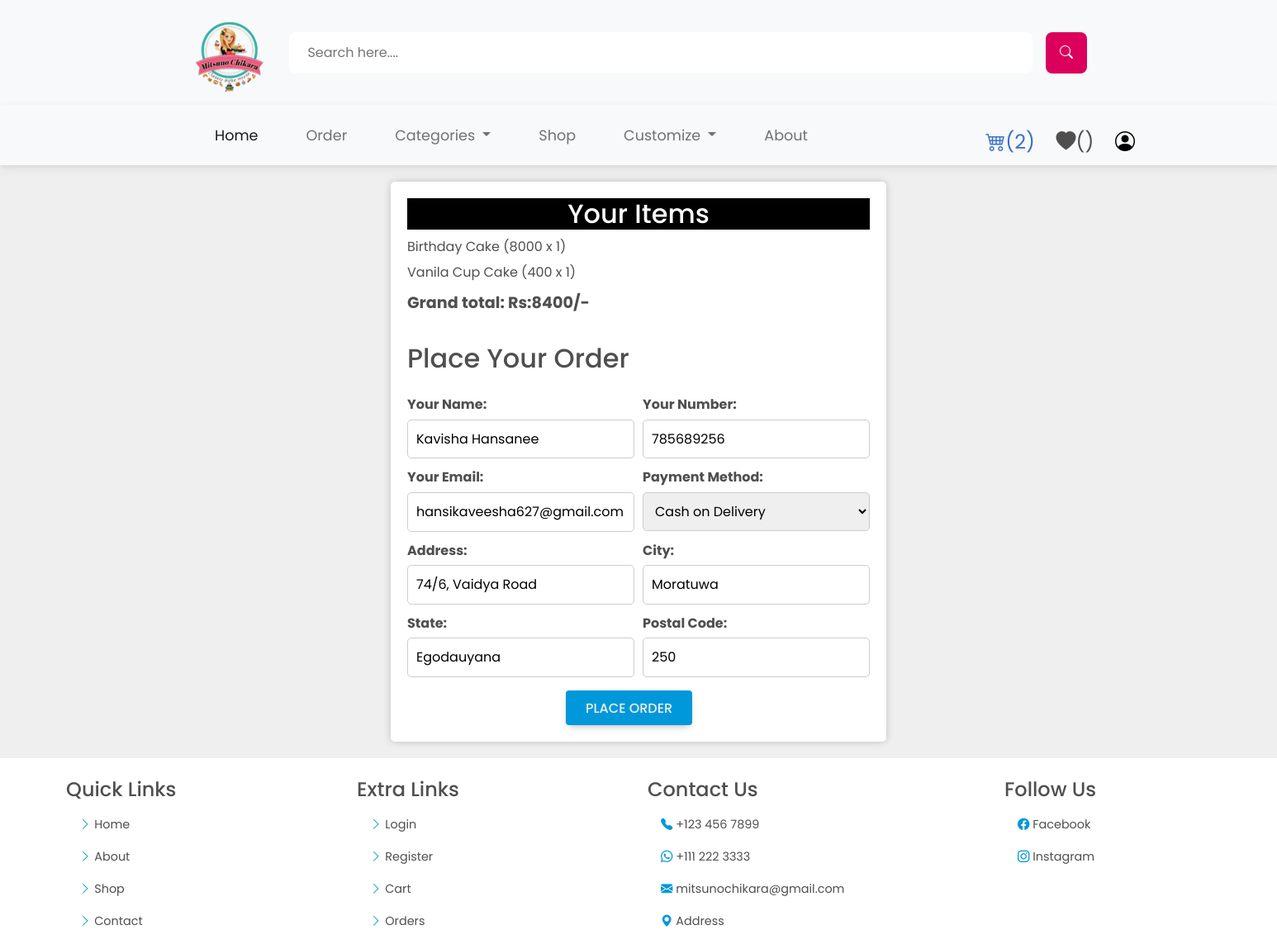
Page /checkout.php (signed in) on the committed database.
### tables this page shows
CREATE TABLE IF NOT EXISTS `users` (
  `id` int(10) UNSIGNED NOT NULL AUTO_INCREMENT,
  `user_id` varchar(20) NOT NULL,
  `email` varchar(255) DEFAULT NULL,
  `name` varchar(255) DEFAULT NULL,
  `number` int(11) DEFAULT NULL,
  `password` varchar(255) DEFAULT NULL,
  PRIMARY KEY (`id`)
);

CREATE TABLE IF NOT EXISTS `customer_address` (
  `id` int(11) NOT NULL AUTO_INCREMENT,
  `user_id` varchar(255) NOT NULL,
  `street_address` varchar(255) NOT NULL,
  `apartment` varchar(255) DEFAULT NULL,
  `city` varchar(255) NOT NULL,
  `state` varchar(255) NOT NULL,
  `postal_code` varchar(255) NOT NULL,
  PRIMARY KEY (`id`)
);

### checkout.php (the view, shortened to what this page needs)
<?php
include 'components/connect.php';
$query = "SELECT * FROM `users` WHERE email = ?";
$stmt = $conn->prepare($query);
$stmt->bind_param("s", $_SESSION['email']);
$stmt->execute();
$user_result = $stmt->get_result();
$user_tbl = $user_result->fetch_assoc();
$address_sql = "SELECT * FROM `customer_address` WHERE user_id = ?";
$stmt_address = $conn->prepare($address_sql);
$stmt_address->bind_param("s", $_SESSION['user_id']);
$stmt_address->execute();
$result_address = $stmt_address->get_result();
$address_row = $result_address->fetch_assoc();
?>
<!DOCTYPE html>
<html lang="en">
<head>
    <link rel="stylesheet" href="css/navStyle.css">
    <link rel="stylesheet" href="css/checkoutStyle.css">
</head>
<body class="bg">
    <?php
    include 'components/navbar.php';
    ?>
    <div class="checkout-container">
        <h2 class="heading">Your Items</h2>
        <div class="display-orders">
            <?php
            $grand_total = 0;
            $cart_items = array();
            $sql = $conn->prepare("SELECT * FROM `cart` WHERE `user_id` = ?");
            $sql->bind_param("s", $_SESSION['user_id']);
            $sql->execute();
            $result = $sql->get_result();
            if ($result->num_rows > 0) {
                while ($row = mysqli_fetch_assoc($result)) {
                    $sql1 = "SELECT * FROM `products` WHERE `product_id`= ?";
                    $stmt1 = $conn->prepare($sql1);
                    $stmt1->bind_param("s", $row['product_id']);
                    $stmt1->execute();
                    $result1 = $stmt1->get_result();
                    $row1 = $result1->fetch_assoc();
                    $cart_items[] = $row1['name'] . ' (' . $row1['price'] . ' x ' . $row['quantity'] . ')';
                    $grand_total += ($row1['price'] * $row['quantity']);
                }
                foreach ($cart_items as $item) {
                    echo '<p>' . $item . '</p>';
                }
            } else {
                echo '<p class="empty">Your cart is empty!</p>';
            }
            ?>
            <form method="POST" action="checkout.php">
                <div class="grand-total">Grand total: <span>Rs:<?= $grand_total; ?>/-</span></div>
                <h2 class="placeorder">Place Your Order</h2>
                <div class="flex">
                    <div class="inputBox">
                        <span>Your Name:</span>
                        <input type="text" name="name" placeholder="Enter your name" class="box" maxlength="20" value="<?php echo $user_tbl['name']; ?>" required>
                    </div>
                    <div class="inputBox">
                        <span>Your Number:</span>
                        <input type="number" name="number" placeholder="Enter your number" class="box number" maxlength="9" max="999999999" value="<?php echo $user_tbl['number']; ?>" required>
                    </div>
                    <div class="inputBox">
                        <span>Your Email:</span>
                        <input type="email" name="email" placeholder="Enter your email" class="box" maxlength="50" value="<?php echo $user_tbl['email']; ?>" required>
                    </div>
                    <div class="inputBox">
                        <span>Payment Method:</span>
                        <select name="method" class="box" required>
                            <option value="cash on delivery">Cash on Delivery</option>
                        </select>
                    </div>
                    <div class="inputBox">
                        <span>Address:</span>
                        <input type="text" name="flat" placeholder="E.g. number" class="box" maxlength="50" value="<?php echo $address_row['apartment'], ', ', $address_row['street_address']; ?>" required>
                    </div>
                    <div class="inputBox">
                        <span>City:</span>
                        <input type="text" name="city" placeholder="E.g. Panadura" class="box" maxlength="50" value="<?php echo $address_row['city']; ?>" required>
                    </div>
                    <div class="inputBox">
                        <span>State:</span>
                        <input type="text" name="state" class="box" maxlength="50" value="<?php echo $address_row['state']; ?>" required>
                    </div>
                    <div class="inputBox">
                        <span>Postal Code:</span>
                        <input type="number" min="0" class="hide-arrows" name="postal_code" placeholder="E.g. 123456" maxlength="6" max="999999" value="<?php echo $address_row['postal_code']; ?>" class="box" required>
                    </div>
                </div>
                <input type="submit" name="order" class="btn <?= ($grand_total > 1) ? '' : 'disabled'; ?>" value="Place Order">
            </form>
        </div>
    </div>
    <?php include 'components/footer.php' ?>
</body>
</html>

### css/navStyle.css (style rules this page uses)
:root { --main-color: #DA005C; --orange: #f39c12; --red: #e74c3c; --white: #ffffff; --light-bg: #efefef; --border: 0.2rem solid var(--black); --box-shadow: 0 1.5rem 2rem rgb(0, 0, 0, 0.2); }
* { font-family: "Poppins", sans-serif; margin: 0; padding: 0; box-sizing: border-box; outline: none; border: none; text-decoration: none; }

### css/checkoutStyle.css (style rules this page uses)
:root { --main-color: #0098da; --orange: #f39c12; --red: #e74c3c; --white: #ffffff; --light-bg: #efefef; --border: 0.2rem solid var(--black); --box-shadow: 0 1.5rem 2rem rgb(0, 0, 0, 0.2); }
* { font-family: "Poppins", sans-serif; margin: 0; padding: 0; box-sizing: border-box; outline: none; border: none; text-decoration: none; }
.heading { background-color: black; text-align: center; color: white; }
.placeorder { padding-top: 2rem; padding-bottom: 1rem; }
.bg { background-color: var(--light-bg); }
body { font-family: Arial, sans-serif; background-color: #f2f2f2; margin: 0; padding: 0; }
.checkout-container { max-width: 600px; margin: 20px auto; padding: 20px; background-color: #fff; border-radius: 5px; box-shadow: 0 0 10px rgba(0, 0, 0, 0.2); }
.checkout-container .display-orders p { margin: 5px 0; }
.checkout-container .grand-total { font-size: 1.2rem; font-weight: bold; margin-top: 10px; }
.checkout-container .flex { display: flex; flex-wrap: wrap; gap: 10px; }
.checkout-container .inputBox { flex: 1 1 45%; }
.checkout-container .inputBox span { font-weight: bold; display: block; margin-bottom: 5px; }
.checkout-container .inputBox input[type="text"], .checkout-container .inputBox input[type="number"], .checkout-container .inputBox input[type="email"], .checkout-container .inputBox select { width: 100%; padding: 10px; border-radius: 5px; border: 1px solid #ccc; font-size: 16px; }
.checkout-container .btn { margin-top: 1rem; background-color: var(--main-color); color: var(--light-bg); font-size: 1rem; margin-left: 12rem; border-radius: 4px; }

### rows in the picture
users: name "Kavisha Hansanee", number "785689256", email "hansikaveesha627@gmail.com"
customer_address: flat "74/6, Vaidya Road", city "Moratuwa", state "Egodauyana", postal_code "250"

### other values in the picture
$_SESSION['cartItem_no'] "2"
$item "Birthday Cake (8000 x 1)"
$item "Vanila Cup Cake (400 x 1)"
$grand_total "8400"
